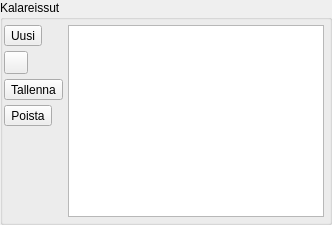
      <widget class="QGroupBox" name="groupBox_3">
       <property name="sizePolicy">
        <sizepolicy hsizetype="Expanding" vsizetype="Preferred">
         <horstretch>0</horstretch>
         <verstretch>0</verstretch>
        </sizepolicy>
       </property>
       <property name="title">
        <string>Kalareissut</string>
       </property>
       <layout class="QHBoxLayout" name="horizontalLayout_7">
        <property name="spacing">
         <number>5</number>
        </property>
        <property name="leftMargin">
         <number>1</number>
        </property>
        <property name="topMargin">
         <number>5</number>
        </property>
        <property name="rightMargin">
         <number>5</number>
        </property>
        <property name="bottomMargin">
         <number>5</number>
        </property>
        <item>
         <layout class="QVBoxLayout" name="verticalLayout_2">
          <item>
           <widget class="QToolButton" name="trip_new">
            <property name="toolTip">
             <string>Uusi reissu</string>
            </property>
            <property name="text">
             <string>Uusi</string>
            </property>
            <property name="icon">
             <iconset resource="resources.qrc">
              <normaloff>:/res/document-new.png</normaloff>:/res/document-new.png</iconset>
            </property>
            <property name="shortcut">
             <string>Ctrl+N</string>
            </property>
           </widget>
          </item>
          <item>
           <widget class="QToolButton" name="trip_undo">
            <property name="toolTip">
             <string>Peruuta tehdyt muutokset</string>
            </property>
            <property name="text">
             <string/>
            </property>
            <property name="icon">
             <iconset resource="resources.qrc">
              <normaloff>:/res/edit-undo.png</normaloff>:/res/edit-undo.png</iconset>
            </property>
            <property name="shortcut">
             <string>Ctrl+Z</string>
            </property>
           </widget>
          </item>
          <item>
           <widget class="QToolButton" name="trip_save">
            <property name="toolTip">
             <string>Tallenna reissu</string>
            </property>
            <property name="text">
             <string>Tallenna</string>
            </property>
            <property name="icon">
             <iconset resource="resources.qrc">
              <normaloff>:/res/document-save.png</normaloff>:/res/document-save.png</iconset>
            </property>
            <property name="shortcut">
             <string>Ctrl+S</string>
            </property>
           </widget>
          </item>
          <item>
           <widget class="QToolButton" name="trip_delete">
            <property name="toolTip">
             <string>Poista reissu</string>
            </property>
            <property name="text">
             <string>Poista</string>
            </property>
            <property name="icon">
             <iconset resource="resources.qrc">
              <normaloff>:/res/edit-cut.png</normaloff>:/res/edit-cut.png</iconset>
            </property>
            <property name="shortcut">
             <string>Ctrl+X</string>
            </property>
           </widget>
          </item>
          <item>
           <spacer name="verticalSpacer_2">
            <property name="orientation">
             <enum>Qt::Vertical</enum>
            </property>
            <property name="sizeHint" stdset="0">
             <size>
              <width>1</width>
              <height>1</height>
             </size>
            </property>
           </spacer>
          </item>
         </layout>
        </item>
        <item>
         <widget class="QListWidget" name="trip_list">
          <property name="alternatingRowColors">
           <bool>true</bool>
          </property>
         </widget>
        </item>
       </layout>
      </widget>
